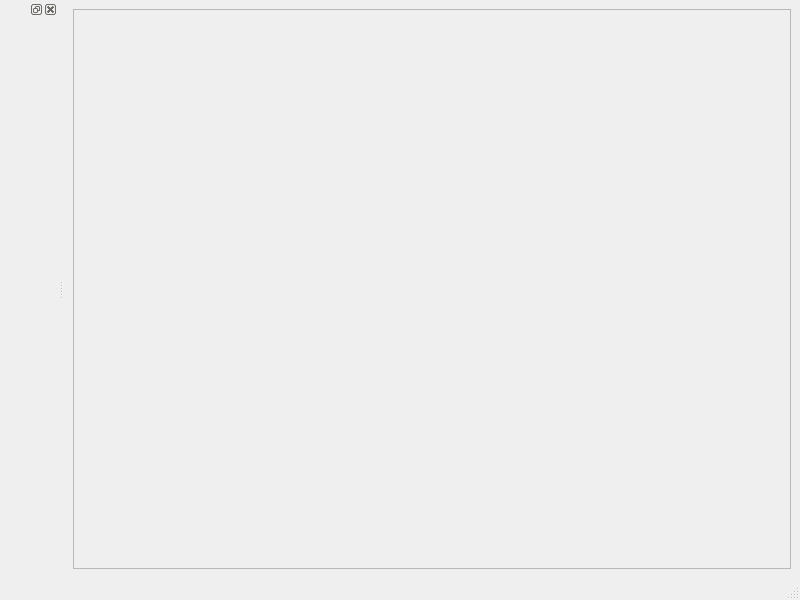
<?xml version="1.0" encoding="UTF-8"?>
<ui version="4.0">
 <class>MainWindow</class>
 <widget class="QMainWindow" name="MainWindow">
  <property name="geometry">
   <rect>
    <x>0</x>
    <y>0</y>
    <width>800</width>
    <height>600</height>
   </rect>
  </property>
  <property name="windowTitle">
   <string>MainWindow</string>
  </property>
  <property name="windowIcon">
   <iconset resource="../resources/myRc.qrc">
    <normaloff>:/ico/qgis.ico</normaloff>:/ico/qgis.ico</iconset>
  </property>
  <widget class="QWidget" name="centralwidget">
   <layout class="QVBoxLayout" name="verticalLayout">
    <item>
     <widget class="QFrame" name="frame">
      <property name="frameShape">
       <enum>QFrame::StyledPanel</enum>
      </property>
      <property name="frameShadow">
       <enum>QFrame::Raised</enum>
      </property>
     </widget>
    </item>
   </layout>
  </widget>
  <widget class="QMenuBar" name="menubar">
   <property name="geometry">
    <rect>
     <x>0</x>
     <y>0</y>
     <width>800</width>
     <height>23</height>
    </rect>
   </property>
  </widget>
  <widget class="QStatusBar" name="statusbar"/>
  <widget class="QDockWidget" name="dockWidget">
   <attribute name="dockWidgetArea">
    <number>1</number>
   </attribute>
   <widget class="QWidget" name="dockWidgetContents"/>
  </widget>
 </widget>
 <resources>
  <include location="../resources/myRc.qrc"/>
 </resources>
 <connections/>
</ui>
